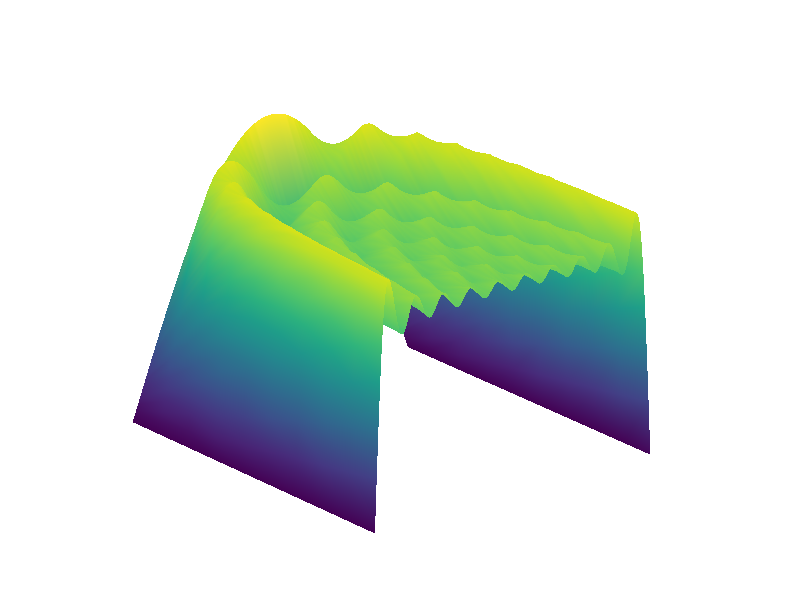

Write the MATLAB code that produced this figure.
t = 0:.02:3.14;
y = zeros(10,length(t));
x = zeros(size(t));
for k = 1:2:19
   x = x + sin(k*t)/k;
   y((k+1)/2,:) = x;
end
plot(y(1:2:9,:)')
title('The building of a square wave: Gibbs'' effect')
surf(y);
shading interp
axis off ij